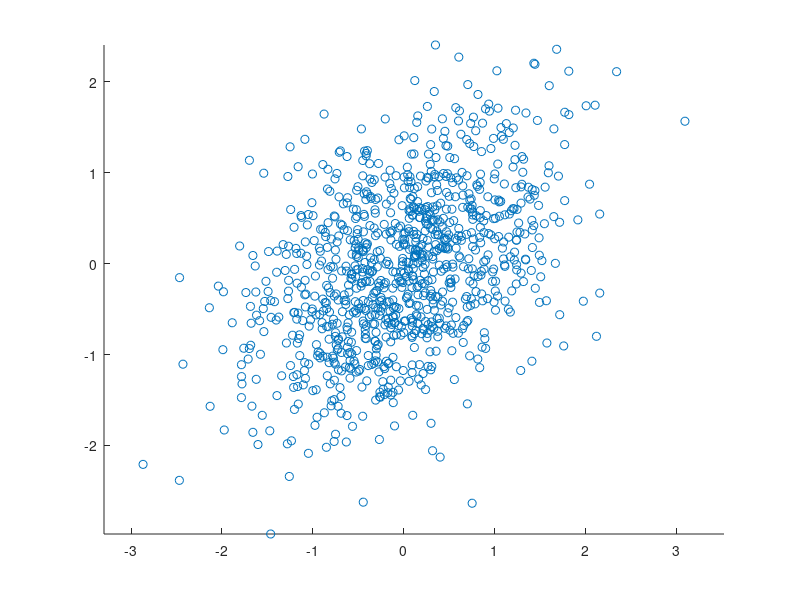

This chart was generated by the following MATLAB code: (Note: this script raises an error after producing the figure.)
% Sampling from a bivariate normal using Gibbs sampling
% 
% Goker Erdogan
% gokererdogan@gmail.com
% 12 June 2015

% correlation coefficient
r = 0.5;
% mean
mu = [0, 0];
% variance of x1
vx1 = 1;
sx1 = sqrt(vx1);
% variance of x2
vx2 = 1;
sx2 = sqrt(vx2);
covx1x2 = r * sx1 * sx2;
% covariance matrix
S = [vx1, covx1x2; covx1x2, vx2];

% number of samples
N = 1000;
samples = zeros(N, 2);

% initial point
x = [0, 0];
for n = 1:N
    % sample from conditionals
    % (https://en.wikipedia.org/wiki/Multivariate_normal_distribution#Bivariate_case)
    x(1) = normrnd(mu(1) + (sx1 / sx2) * r * (x(2) - mu(2)), (1 - r^2) * vx1);
    x(2) = normrnd(mu(2) + (sx2 / sx1) * r * (x(1) - mu(1)), (1 - r^2) * vx2);
    samples(n, :) = x;
end

% plot samples
hold on
axis equal
scatter(samples(:,1), samples(:,2))

% plot contour lines of bivariate gaussian
draw_contours(@(x) (mvnpdf(x, mu, S)), [-5, 5], [-5, 5], 100);

% estimated mean and covariance matrices
mean(samples)
cov(samples)